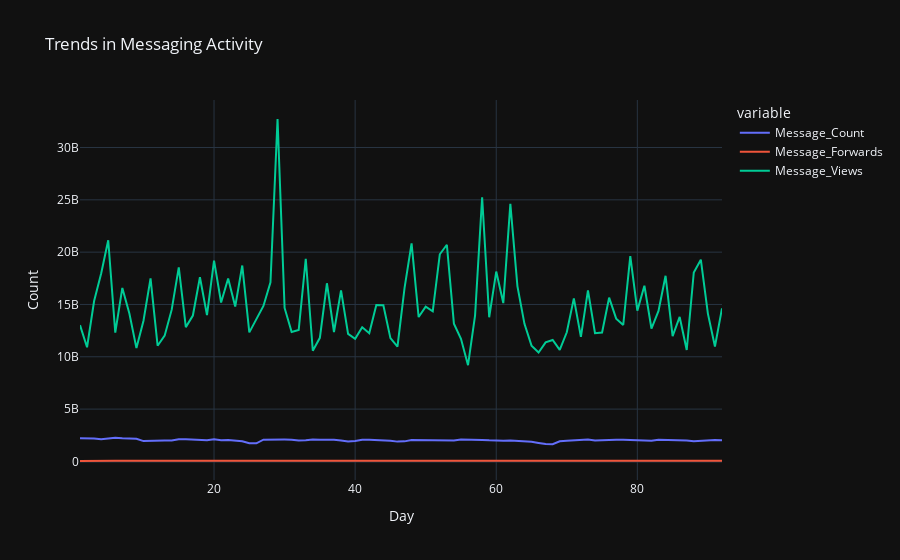

The notebook cell saved with this chart:
### Markdown cell above
## 4) Trend Analysis for Message-Related Metrics

I perform a trend analysis focused on message-related metrics, creating line plots to visualize how these metrics change over time. The following three message-related metrics are included in this analysis:

- 'Message_Count': The count of messages.
- 'Message_Forwards': The count of forwarded messages.
- 'Message_Views': The count of message views.

For each metric, I use the `px.line` function from the Plotly Express library to create separate line plots. The x-axis represents the 'Day' variable, indicating the timeline, while the y-axis displays the respective metric count.

- The title of the overall plot is set as 'Trends in Messaging Activity.'
- I update the x-axis and y-axis labels to 'Day' and 'Count,' respectively, to make the plots more informative.

These visualizations provide insights into how messaging activity, including message counts, forwards, and views, evolves over time within the dataset.

### Code cell
# 4) Trend Analysis for Message-Related Metrics
# Create line plots for Message Count, Message Forwards, and Message Views
fig4 = px.line(df, x='Day', y=['Message_Count', 'Message_Forwards', 'Message_Views'], title='Trends in Messaging Activity')
fig4.update_xaxes(title_text='Day')
fig4.update_yaxes(title_text='Count')
fig4.update_layout(template=plotly_dark_template)
